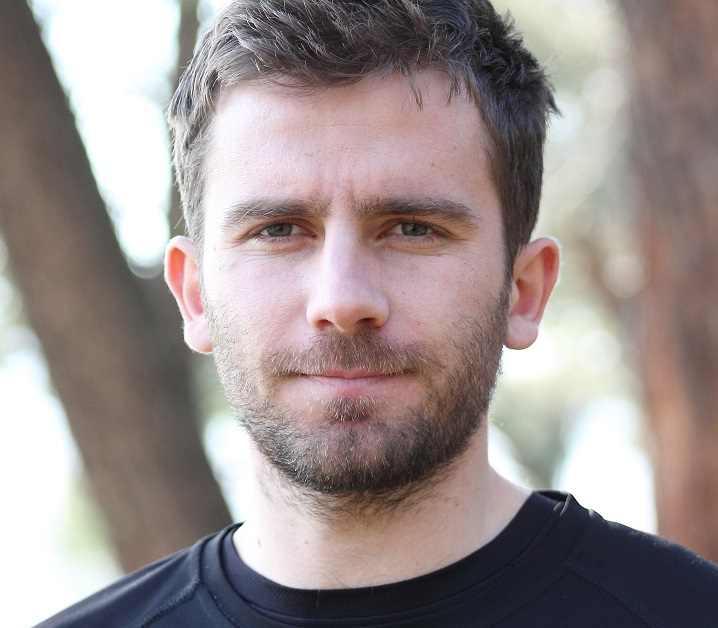
#> input picture photo.jpg, 718 x 628 px
$ python rotate.py
#> lines starting #> are read from the running program, lines starting #| are printed output that depends on the picture
# import the Python Image processing Library

from PIL import Image


# Create an Image object from an Image

colorImage  = Image.open("photo.jpg")
#> colorImage is the input picture: PIL image 718x628 RGB; mean R, G, B 154.6, 143.2, 142


# Rotate it by 45 degrees

#rotated     = colorImage.rotate()

# Rotate it by 90 degrees

transposed  = colorImage.transpose(Image.TRANSVERSE)
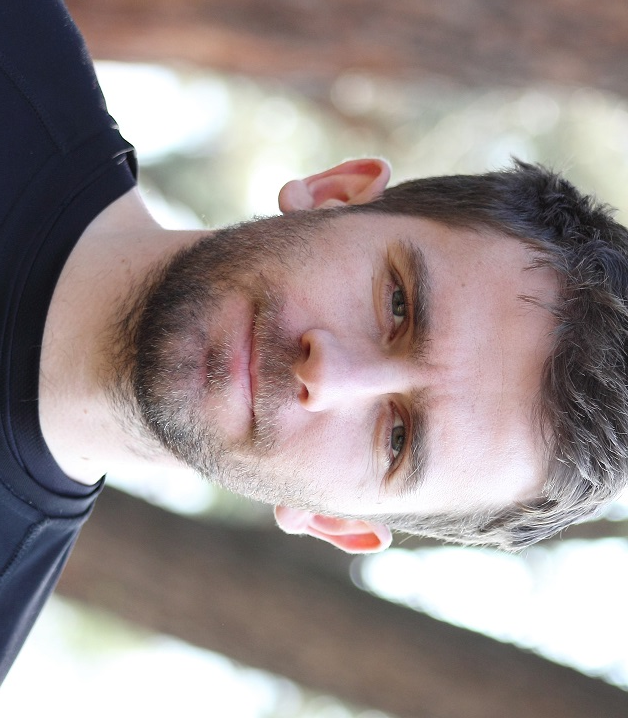
#> transposed: PIL image 628x718 RGB; mean R, G, B 154.6, 143.2, 142
# transposed.save


# Display the Original Image

# colorImage.show()


# Display the Image rotated by 45 degrees

#rotated.show()


# Display the Image rotated by 90 degrees

# transposed.show()

colorImage.show()
